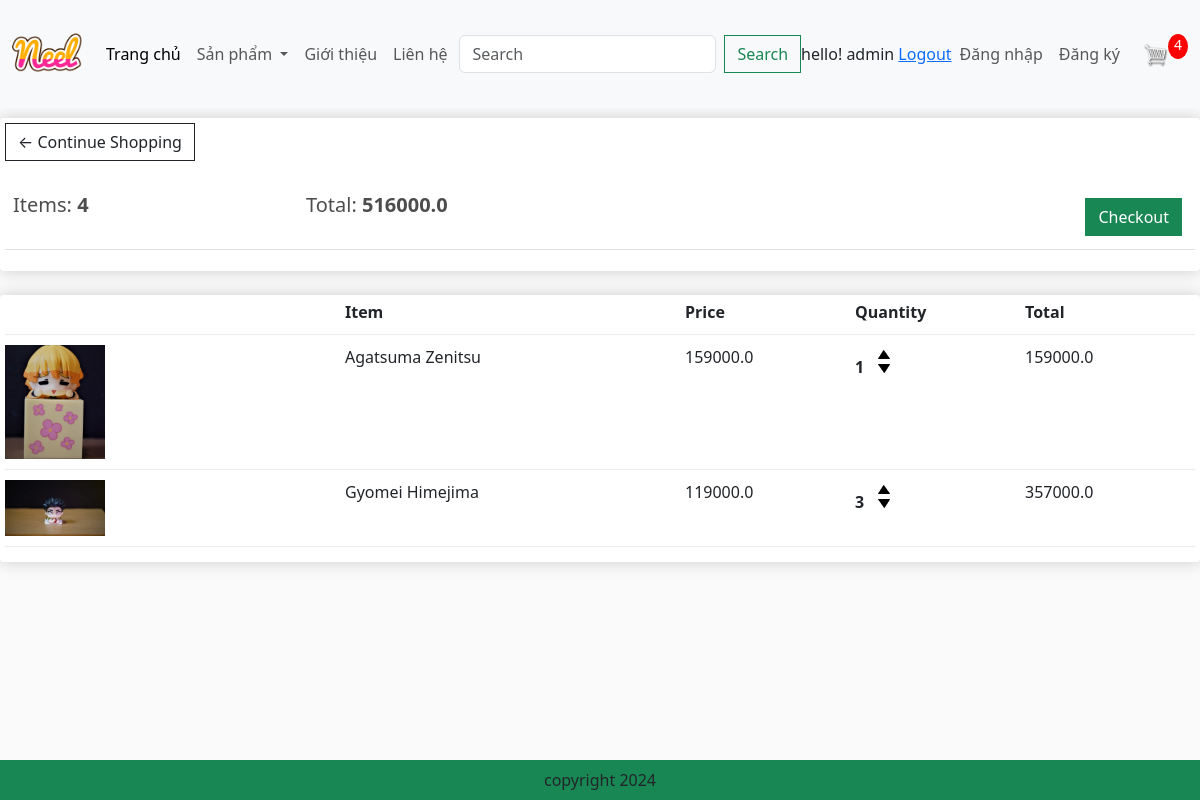
The app's page /cart/ (signed in) with its own data.
### app/models.py (models this page shows, shortened)
class Order(models.Model):
    customer = models.ForeignKey(Customer,on_delete=models.SET_NULL,blank=True,null=True)
    date_order = models.DateTimeField(auto_now_add=True)
    complete = models.BooleanField(default=False,null=True,blank=False)
    transaction_id = models.CharField(max_length=200,null=True)
    @property
    def get_cart_items(self):
        orderitems = self.orderitem_set.all()
        total = sum([item.quantity for item in orderitems])
        return total
    @property
    def get_cart_total(self):
        orderitems = self.orderitem_set.all()
        total = sum([item.get_total for item in orderitems])
        return total

class OrderItem(models.Model):
    product = models.ForeignKey(Product,on_delete=models.SET_NULL,blank=True,null=True)
    order = models.ForeignKey(Order,on_delete=models.SET_NULL,blank=True,null=True)
    quantity = models.IntegerField(default=0,null=True,blank=True)
    date_added = models.DateTimeField(auto_now_add=True)
    @property
    def get_total(self):
        total = self.product.price * self.quantity
        return total

class Product(models.Model):
    name = models.CharField(max_length=200,null=True)
    price = models.FloatField()
    image =models.ImageField(null=True,blank=True)
    @property
    def ImageURL(self):
        try:
            url = self.image.url
        except:
            url = ''
        return url

### app/views.py (the view)
# urls.py: path('cart/', views.cart, name="cart"),
def cart(request):
    if request.user.is_authenticated:
        customer =request.user.customer
        order, create = Order.objects.get_or_create(customer =customer,complete =False)
        items = order.orderitem_set.all()
        cartItems = order.get_cart_items
    else:
        items =[]
        order = {'get_cart_items':0, 'get_cart_total':0}
        cartItems = order['get_cart_items']
    context= {'items':items,'order':order,'cartItems':cartItems}
    return render(request,'app/cart.html', context)

### app/templates/app/cart.html
{% extends 'app/base.html' %}
{% load static %}
{% block cart_content %}
<div class="row">
	<div class="col-lg-12">
		<div class="box-element">
			<a  class="btn btn-outline-dark" href="{% url 'home' %}">&#x2190; Continue Shopping</a>
			<br>
			<br>
			<table class="table">
				<tr>
					<th><h5>Items: <strong>{{order.get_cart_items}}</strong></h5></th>
					<th><h5>Total:<strong> {{order.get_cart_total}}</strong></h5></th>
					<th>
						<a  style="float:right; margin:5px;" class="btn btn-success" href="{% url 'checkout' %}">Checkout</a>
					</th>
				</tr>
			</table>
		</div>
		<br>
		<div class="box-element">
			<div class="cart-row">
				<div style="flex:2"></div>
				<div style="flex:2"><strong>Item</strong></div>
				<div style="flex:1"><strong>Price</strong></div>
				<div style="flex:1"><strong>Quantity</strong></div>
				<div style="flex:1"><strong>Total </strong></div>
			</div>
			{% for item in items  %}
			<div class="cart-row">
				<div style="flex:2"><img class="row-image" src="{{item.product.ImageURL}}"></div>
				<div style="flex:2"><p>{{item.product.name}}</p></div>
				<div style="flex:1"><p>{{item.product.price}}</p></div>
				<div style="flex:1">
					<p class="quantity">{{item.quantity}}</p>
					<div class="quantity">
						<img data-product = {{item.product.id}} data-action = 'add' class="chg-quantity update-cart" src="{% static  'app/images/arrow-up.png' %}">
						<img data-product = {{item.product.id}} data-action = 'remove' class="chg-quantity update-cart" src="{% static  'app/images/arrow-down.png' %}">
					</div>
				</div>
				<div style="flex:1"><p>{{item.get_total}}</p></div>
			</div>
			{% endfor %}
		</div>
	</div>
</div>
{% endblock cart_content %}

### app/templates/app/base.html (shortened to what this page needs)
{% load static %}
<!DOCTYPE html>
<html>
    <head>
        <link href="https://cdn.jsdelivr.net/npm/bootstrap@5.3.3/dist/css/bootstrap.min.css" rel="stylesheet">
        <link href="{%static 'app/css/style.css' %}" rel="stylesheet" />
        <link href="{%static 'app/css/all.min.css' %}" rel="stylesheet" />
        <link href="{%static 'app/css/owl.carousel.min.css' %}" rel="stylesheet" />
        <link rel="stylesheet" type="text/css" href= "{%static 'app/css/main.css' %} ">
        <link rel="stylesheet" href="">
    </head>
    <body>
        <nav class="navbar navbar-expand-lg bg-body-tertiary">
            <div class="container-fluid">
              <a class="navbar-brand" href="{% url 'home' %}">
                <img src="{% static 'app/images/Neel.png' %}" width="70" hight="70" />
            </a>
              <div class="collapse navbar-collapse" id="navbarSupportedContent">
                <ul class="navbar-nav me-auto mb-2 mb-lg-0">
                  <li class="nav-item">
                    <a class="nav-link active" aria-current="page" href="{% url 'home' %}">Trang chủ</a>
                  </li>
                  <li class="nav-item dropdown">
                    <a class="nav-link dropdown-toggle" href="#" role="button" data-bs-toggle="dropdown" aria-expanded="false">
                      Sản phẩm
                    </a>
                  </li>
                  <li class="nav-item">
                    <a class="nav-link" href="#">Giới thiệu</a>
                  </li>
                  <li class="nav-item">
                    <a class="nav-link" href="#">Liên hệ</a>
                  </li>
                </ul>
                <form class="d-flex" role="search">
                  <input class="form-control me-2" type="search" placeholder="Search" aria-label="Search">
                  <button class="btn btn-outline-success" type="submit">Search</button>
                </form>
              </div>
              <ul class="navbar-nav me-auto mb-2 mb-lg-0">
              <div class='form-inline my-2 my-lg-2'>
                <span>hello! {{request.user}}</span>
                <span><a href = "{% url 'logout' %}"> Logout </a></span>
            </div>
                  <li class="nav-item">
                    <a class="nav-link" href="{% url 'login' %}">Đăng nhập</a>
                  </li>
                  <li class="nav-item">
                    <a class="nav-link" href="{% url 'register' %}">Đăng ký</a>
                  </li>
              </ul>
              <a href="{% url 'cart' %}"><img id="cart-icon" src="{% static 'images/cart.png' %}"></a>
              <p id='cart-total'>{{cartItems}}</p>
            </div>
          </nav>
         {% block cart_content %} {% endblock cart_content %}
         <footer class="container--fluid bg-success text-center fixed-bottom p-2 mt-5">
          copyright 2024
        </footer>
    </body>
</html>

### app/static/app/css/main.css (style rules this page uses)
body { background-color: hsl(0, 0%, 98%); }
h1,h2,h3,h4,h5,h6 { color:hsl(0, 0%, 30%); }
.box-element { box-shadow:hsl(0, 0%, 80%) 0 0 16px; background-color: #fff; border-radius: 4px; padding: 5px; }
#cart-icon { width:25px; display: inline-block; margin-left: 15px; }
#cart-total { display: block; text-align: center; color:#fff; background-color: red; width: 20px; height: 25px; border-radius: 50%; font-size: 14px; }
.col-lg-3, .col-lg-4, .col-lg-6, .col-lg-8, .col-lg-12 { margin-top: 10px; }
.btn { border-radius: 0; }
.row-image { width: 100px; }
.cart-row { display: flex; align-items: flex-stretch; padding-bottom: 10px; margin-bottom: 10px; border-bottom: 1px solid #ececec; }
.quantity { display: inline-block; font-weight: 700; padding-right:10px; }
.chg-quantity { width: 12px; cursor: pointer; display: block; margin-top: 5px; transition:.1s; }

### records on screen
Order: get_cart_items "4", get_cart_total "516000.0"
OrderItem: product.ImageURL (picture), product.name "Agatsuma Zenitsu", product.price "159000.0", quantity "1", get_total "159000.0"
OrderItem: product.ImageURL (picture), product.name "Gyomei Himejima", product.price "119000.0", quantity "3", get_total "357000.0"

### other values on screen
{{ request.user }} "admin"
{{ cartItems }} "4"
